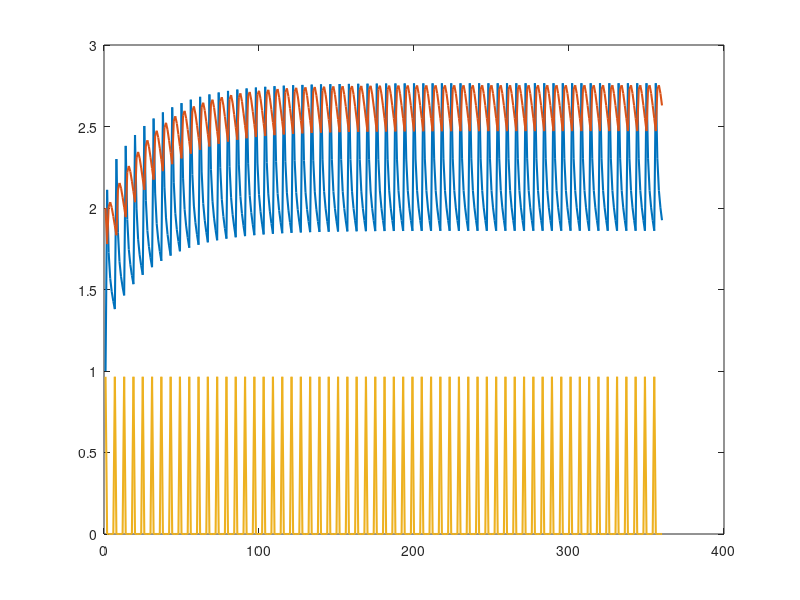

Recreate this plot in MATLAB.
%Constantes e Vetor d como definido no enunciado%
d = upsample(zeros(1,60)+3,6); 
h=1;
K12 = 0.3 * 3600;
K21 = 0.2455 * 3600;
K10 = 0.0643 * 3600;
V1 = 3110;
V2 = 3110;
delta = 1000;
c1 = zeros(1,359);
c2 = zeros(1,359);
%condições iniciais%
c1(1) = 1;
c2(1) = 2;
%meter merdas à toa

d = d*(1/V1)*delta;
for k = 1:length(c1)
    c1(k+1) = c1(k * h)+ h*(((1/V1)*(-K12-K10))*c1(k) + (1/V1)*K21*c2(k) + d(k));
    c2(k+1) = c2(k * h)+ h*(((1/V2)*(K12))*c1(k) + (-1/V2)*K21*c2(k));
end
gg = plot(1:1:360,c1,1:1:360,c2,1:1:360,d);
figure(1)

set(gg,'LineWidth',1.5)
%set(c2,'LineWidth',1.5,'Color','red')



